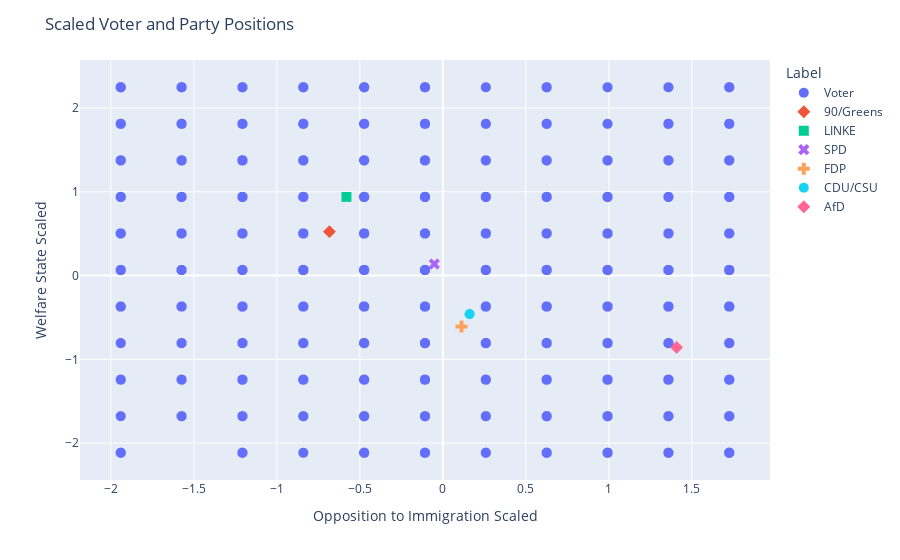

Notebook code for this chart:
### Code cell
concatenated_df = pd.concat([voter_scaled, party_scaled_df], ignore_index=True)

fig = px.scatter(
    concatenated_df,
    x=x_scaled,
    y=y_scaled,
    color='Label',
    symbol='Label')
fig.update_traces(marker=dict(size=10))
fig.update_layout(title='Scaled Voter and Party Positions')
fig.show()

### Figure 1 — Plotly figure (JSON) as saved in the notebook; plotly's stock layout.template omitted (floating-point values rounded to 4 significant figures; data arrays with more than 128 entries replaced by an {"elided": "..."} marker saying what was removed)
{"data": [{"hovertemplate": "Label=Voter<br>Opposition to Immigration Scaled=%{x}<br>Welfare State Scaled=%{y}<extra></extra>", "legendgroup": "Voter", "marker": {"color": "#636efa", "size": 10, "symbol": "circle"}, "mode": "markers", "name": "Voter", "showlegend": true, "type": "scattergl", "x": {"elided": "3290 float values"}, "xaxis": "x", "y": {"elided": "3290 float values"}, "yaxis": "y"}, {"hovertemplate": "Label=90/Greens<br>Opposition to Immigration Scaled=%{x}<br>Welfare State Scaled=%{y}<extra></extra>", "legendgroup": "90/Greens", "marker": {"color": "#EF553B", "size": 10, "symbol": "diamond"}, "mode": "markers", "name": "90/Greens", "showlegend": true, "type": "scattergl", "x": [-0.683], "xaxis": "x", "y": [0.5244], "yaxis": "y"}, {"hovertemplate": "Label=LINKE<br>Opposition to Immigration Scaled=%{x}<br>Welfare State Scaled=%{y}<extra></extra>", "legendgroup": "LINKE", "marker": {"color": "#00cc96", "size": 10, "symbol": "square"}, "mode": "markers", "name": "LINKE", "showlegend": true, "type": "scattergl", "x": [-0.5806], "xaxis": "x", "y": [0.9395], "yaxis": "y"}, {"hovertemplate": "Label=SPD<br>Opposition to Immigration Scaled=%{x}<br>Welfare State Scaled=%{y}<extra></extra>", "legendgroup": "SPD", "marker": {"color": "#ab63fa", "size": 10, "symbol": "x"}, "mode": "markers", "name": "SPD", "showlegend": true, "type": "scattergl", "x": [-0.05158], "xaxis": "x", "y": [0.1385], "yaxis": "y"}, {"hovertemplate": "Label=FDP<br>Opposition to Immigration Scaled=%{x}<br>Welfare State Scaled=%{y}<extra></extra>", "legendgroup": "FDP", "marker": {"color": "#FFA15A", "size": 10, "symbol": "cross"}, "mode": "markers", "name": "FDP", "showlegend": true, "type": "scattergl", "x": [0.1123], "xaxis": "x", "y": [-0.6086], "yaxis": "y"}, {"hovertemplate": "Label=CDU/CSU<br>Opposition to Immigration Scaled=%{x}<br>Welfare State Scaled=%{y}<extra></extra>", "legendgroup": "CDU/CSU", "marker": {"color": "#19d3f3", "size": 10, "symbol": "circle"}, "mode": "markers", "name": "CDU/CSU", "showlegend": true, "type": "scattergl", "x": [0.1611], "xaxis": "x", "y": [-0.459], "yaxis": "y"}, {"hovertemplate": "Label=AfD<br>Opposition to Immigration Scaled=%{x}<br>Welfare State Scaled=%{y}<extra></extra>", "legendgroup": "AfD", "marker": {"color": "#FF6692", "size": 10, "symbol": "diamond"}, "mode": "markers", "name": "AfD", "showlegend": true, "type": "scattergl", "x": [1.408], "xaxis": "x", "y": [-0.8578], "yaxis": "y"}], "layout": {"legend": {"title": {"text": "Label"}, "tracegroupgap": 0}, "margin": {"t": 60}, "title": {"text": "Scaled Voter and Party Positions"}, "xaxis": {"anchor": "y", "domain": [0, 1], "title": {"text": "Opposition to Immigration Scaled"}}, "yaxis": {"anchor": "x", "domain": [0, 1], "title": {"text": "Welfare State Scaled"}}}}
